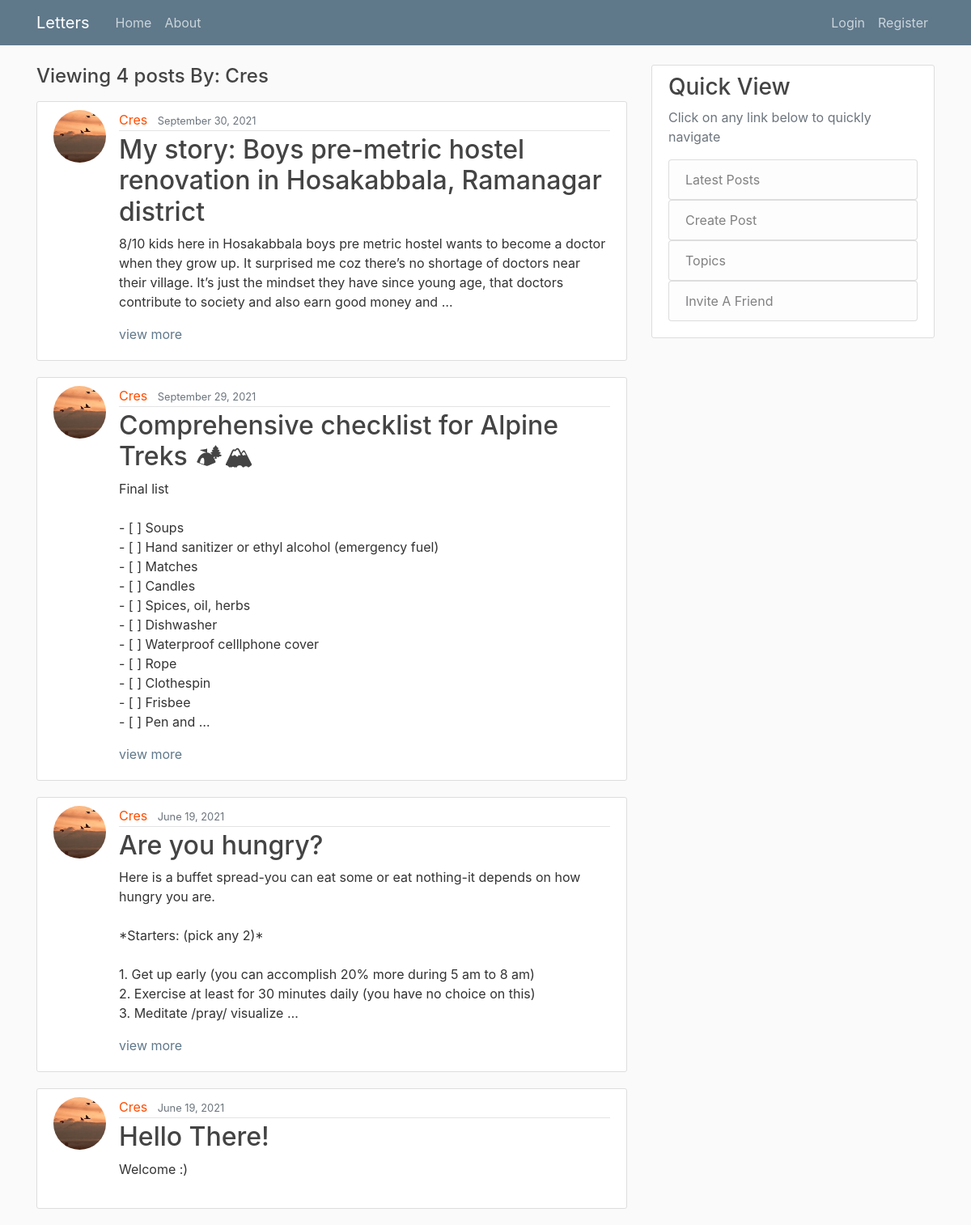
Page /user/Cres on the committed database.
### blog/models.py (models this page shows, shortened)
class Post(models.Model):
    title = models.CharField(max_length=100)
    content = models.TextField()
    date_posted = models.DateTimeField(default=timezone.now)
    author = models.ForeignKey(User, on_delete=models.CASCADE)

### users/models.py (models this page shows, shortened)
class Profile(models.Model):
    user = models.OneToOneField(User, on_delete=models.CASCADE)
    image = models.ImageField(default='default.jpg', upload_to='profile_pics')
    dob = models.CharField(default='', max_length=10, null=True)
    first_name = models.TextField(default='')
    last_name = models.TextField(default='')

### blog/views.py (the view)
# urls.py: path('user/<str:username>', UserPostListView.as_view(), name='user-posts'),
class UserPostListView(ListView):
    model = Post
    template_name = 'blog/user_posts.html'  # <app>/<model>_<view_type>.html
    context_object_name = 'posts'
    paginate_by = 4
    def get_queryset(self):
        user = get_object_or_404(User, username=self.kwargs.get('username'))
        return Post.objects.filter(author=user).order_by('-date_posted')

### blog/templates/blog/user_posts.html (shortened to what this page needs)
{% extends "blog/base.html" %}
{% block content %}
    <h4 class="mb-3">Viewing {{ page_obj.paginator.count }} posts By: {{ view.kwargs.username }}</h4>
    {% for post in posts %}
        <article class="media content-section">
            <a href="{% url 'profile' %}"><img class="rounded-circle article-img" src="{{ post.author.profile.image.url }}"></a>
          <div class="media-body">
            <div class="article-metadata">
              <a class="mr-2" href="{% url 'user-posts' post.author.username %}">{{ post.author }}</a>
              <small class="text-muted">{{ post.date_posted|date:"F d, Y" }}</small>
            </div>
            <h2><a class="article-title" href="{% url 'post-detail' post.id %}">{{ post.title }}</a></h2>
              {% with post.content|length as string_length %}
                {% if string_length >= 200 %}
                    <p class="article-content">{{ post.content|linebreaksbr|truncatewords:50}}</p>
                    <a class="view-more" href="{% url 'post-detail' post.id %}">view more</a>
                {% else %}
                    <p class="article-content">{{ post.content }}</p>
                {% endif %}
              {% endwith %}
          </div>
        </article>
    {% endfor %}
{% endblock content %}

### blog/static/blog/main.css (style rules this page uses)
body { background: #fafafa; color: #333333; margin-top: 5rem; }
h1, h2, h3, h4, h5, h6 { color: #444444; }
.content-section { background: #ffffff; padding: 10px 20px 20px 20px; border: 1px solid #dddddd; border-radius: 3px; margin-bottom: 20px; }
.article-title { color: #444444; }
a.view-more { color: #5f788a; text-decoration: none; }
.article-content { white-space: pre-line; }
.article-img { height: 65px; width: 65px; margin-right: 16px; }
.article-metadata { padding-bottom: 1px; margin-bottom: 4px; border-bottom: 1px solid #e3e3e3 }
.article-metadata > a { color: #FF4D00; }

### rows in the picture
Post: author.profile.image (picture), author "Cres", date_posted "September 30, 2021", title "My story: Boys pre-metric hostel renovation in Hosakabbala, Ramanagar district", content "8/10 kids here in Hosakabbala boys pre metric hostel wants to become a doctor when they grow up. It surprised me coz there’s no shortage of doctors near their village. It’s just the mindset they have since young age, that doctors contribute to society and also earn good money and …"
Post: author.profile.image (picture), author "Cres", date_posted "September 29, 2021", title "Comprehensive checklist for Alpine Treks 🏕🏔", content "Final list - [ ] Soups - [ ] Hand sanitizer or ethyl alcohol (emergency fuel) - [ ] Matches - [ ] Candles - [ ] Spices, oil, herbs - [ ] Dishwasher - [ ] Waterproof celllphone cover - [ ] Rope - [ ] Clothespin - [ ] Frisbee - [ ] Pen and …"
Post: author.profile.image (picture), author "Cres", date_posted "June 19, 2021", title "Are you hungry?", content "Here is a buffet spread-you can eat some or eat nothing-it depends on how hungry you are. *Starters: (pick any 2)* 1. Get up early (you can accomplish 20% more during 5 am to 8 am) 2. Exercise at least for 30 minutes daily (you have no choice on this) 3. Meditate /pray/ visualize …"
Post: author.profile.image (picture), author "Cres", date_posted "June 19, 2021", title "Hello There!", content "Welcome :)"

### other values in the picture
{{ page_obj.paginator.count }} "4"
{{ view.kwargs.username }} "Cres"
